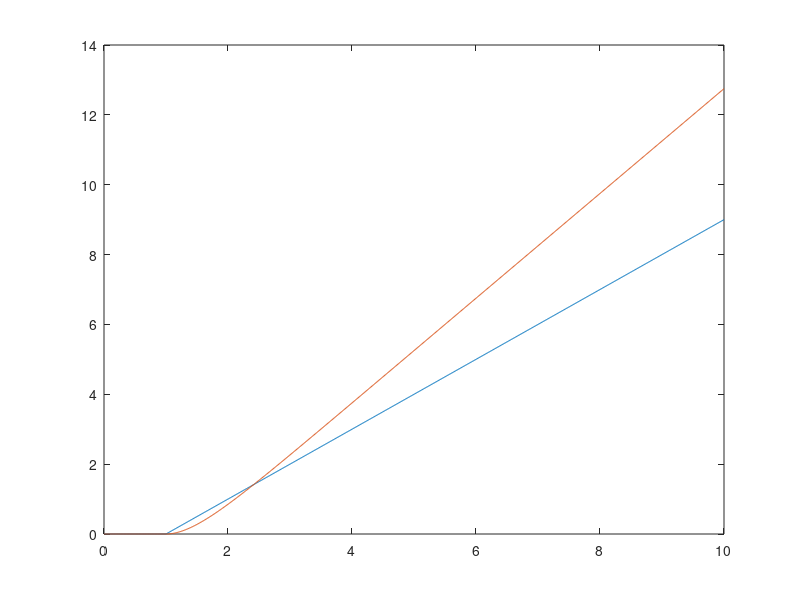

Source code (MATLAB):
clear all
close all
t = [];
y = [];
r = [];
for tt=0:0.01:10
    t = [t;tt];
    if tt < 1
        y = [y; 0];
        r = [r; 0];
    else    
        y = [y; (3/4)*(exp(-2*(tt-1)) - 1 + 2*(tt-1))];
        r = [r; (tt-1)];
    end        
end    
figure(1)
plot(t,[r y])
        